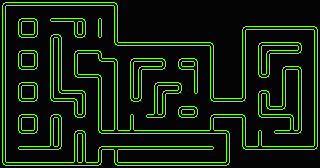

Rendered tile map (Tiled .tmx) drawn with the repository's tilesets; below, a short description and the full map source, tile grids included:
An orthogonal 40x21 tile map with 8x8 px tiles, 1 tile layer (Tile Layer 1).

<map version="1.10" tiledversion="1.10.2" orientation="orthogonal" renderorder="right-down" width="40" height="21" tilewidth="8" tileheight="8" infinite="0" nextlayerid="2" nextobjectid="1">
 <tileset firstgid="1" source="sprites.tsx" />
 <layer id="1" name="Tile Layer 1" width="40" height="21">
  <data encoding="csv">
7,12,12,12,12,12,12,12,12,12,12,12,12,12,8,22,22,22,22,22,22,22,22,22,22,22,22,22,22,22,22,22,22,22,22,22,22,22,22,22,
11,22,22,22,22,22,22,22,22,22,22,22,22,22,11,22,22,22,22,22,22,22,22,22,22,22,22,22,22,22,22,22,22,22,22,22,22,22,22,22,
11,22,7,12,8,22,15,12,12,20,8,22,13,22,11,22,22,22,22,22,22,22,22,22,22,22,22,22,22,22,22,22,22,22,22,22,22,22,22,22,
11,22,11,22,11,22,22,22,22,11,11,22,11,22,11,22,22,22,22,22,22,22,22,22,22,22,22,22,22,22,7,12,12,12,12,12,12,12,12,8,
11,22,9,12,10,22,7,8,22,9,10,22,14,22,11,22,22,22,22,22,22,22,22,22,22,22,22,22,22,22,11,22,22,22,22,22,22,22,22,11,
11,22,22,22,22,22,11,11,22,22,22,22,22,22,9,12,12,12,12,12,12,12,12,12,12,12,8,22,22,22,11,22,7,12,12,12,12,8,22,11,
11,22,7,12,8,22,11,11,22,7,12,12,8,22,22,22,22,22,22,22,22,22,22,22,22,22,11,22,22,22,11,22,11,7,12,12,12,10,22,11,
11,22,11,22,11,22,11,11,22,11,22,22,9,12,8,22,7,12,12,12,8,22,7,12,8,22,11,22,22,22,11,22,11,11,22,22,22,22,22,11,
11,22,9,12,10,22,11,11,22,11,22,22,22,22,11,22,11,7,12,12,10,22,9,12,17,22,11,22,22,22,11,22,11,11,22,7,12,8,22,11,
11,22,22,22,22,22,11,11,22,9,12,12,8,22,11,22,11,11,22,22,22,22,22,22,11,22,11,22,22,22,11,22,9,10,22,11,22,11,22,11,
11,22,7,12,8,22,11,11,22,22,22,22,11,22,11,22,11,11,22,7,12,12,8,22,11,22,11,22,22,22,11,22,22,22,22,11,22,11,22,11,
11,22,11,22,11,22,11,9,12,12,8,22,11,22,11,22,11,11,22,11,7,12,10,22,14,22,11,22,22,22,11,22,7,8,22,11,22,11,22,11,
11,22,9,12,10,22,9,12,12,8,11,22,11,22,11,22,9,10,22,11,11,22,22,22,22,22,9,12,12,12,10,22,11,11,22,11,22,11,22,11,
11,22,22,22,22,22,22,22,22,11,11,22,11,22,11,22,22,22,22,11,11,22,7,12,8,22,22,22,22,22,22,22,11,9,12,10,22,11,22,11,
11,22,7,12,8,22,7,8,22,9,10,22,11,22,11,22,13,22,15,19,10,22,9,12,10,22,7,12,12,12,8,22,9,12,12,12,8,11,22,11,
11,22,11,22,11,22,11,11,22,22,22,22,11,22,11,22,11,22,22,22,22,22,22,22,22,22,11,22,22,22,11,22,22,22,22,22,11,11,22,11,
11,22,9,12,10,22,11,11,22,7,8,22,9,12,19,12,19,12,12,12,12,12,12,12,12,12,19,12,8,22,11,22,13,22,15,12,19,10,22,11,
11,22,22,22,22,22,11,11,22,11,11,22,22,22,22,22,22,22,22,22,22,22,22,22,22,22,22,22,11,22,11,22,11,22,22,22,22,22,22,11,
11,22,15,12,12,12,19,10,22,11,11,22,7,12,20,12,12,12,12,12,12,12,12,12,12,12,16,22,11,22,9,12,19,12,12,12,12,12,12,10,
11,22,22,22,22,22,22,22,22,11,11,22,11,22,11,22,22,22,22,22,22,22,22,22,22,22,22,22,11,22,22,22,22,22,22,22,22,22,22,22,
9,12,12,12,12,12,12,12,12,19,19,12,10,22,9,12,12,12,12,12,12,12,12,12,12,12,12,12,10,22,22,22,22,22,22,22,22,22,22,22
</data>
 </layer>
</map>
